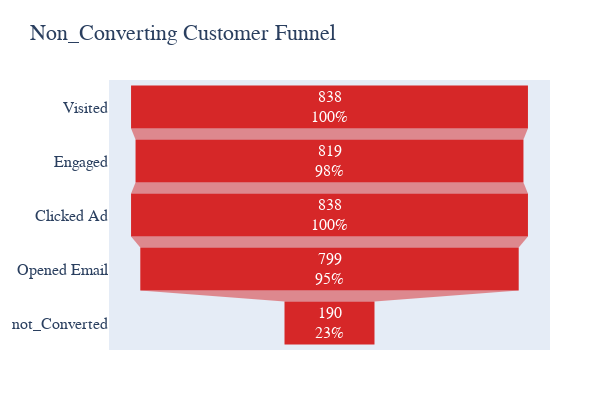

The code cell stored with this chart in its notebook:
### Code cell
# Sometimes the SQL returns columns in lowercase or underscores, so map manually:
stages = ['Visited', 'Engaged', 'Clicked Ad', 'Opened Email', 'not_Converted']
counts = [
    df3['visited'][0],
    df3['engaged_visitors'][0],
    df3['clicked_ad'][0],
    df3['opened_email'][0],
    df3['non_converted'][0]
]

fig = go.Figure(go.Funnel(y=stages, x=counts, textinfo="value+percent initial", marker=dict(color="#d62728"),
    textfont={"size": 16}  
))

fig.update_layout(title="Non_Converting Customer Funnel", width=600, height=400, font=dict(size=16, family="Arial"),
    margin=dict(t=80, l=50, r=50, b=50)
)

# Save as PNG (or use .jpeg, .pdf, etc.)
fig.write_image("Not_converted_Funnel.png", scale = 3)  
Image("Not_converted_Funnel.png")
fig.show()

### Figure 1 — Plotly figure (JSON) as saved in the notebook; plotly's stock layout.template omitted (floating-point values rounded to 4 significant figures)
{"data": [{"marker": {"color": "#d62728"}, "textfont": {"size": 16}, "textinfo": "value+percent initial", "type": "funnel", "x": [838, 819, 838, 799, 190], "y": ["Visited", "Engaged", "Clicked Ad", "Opened Email", "not_Converted"]}], "layout": {"font": {"family": "Arial", "size": 16}, "height": 400, "margin": {"b": 50, "l": 50, "r": 50, "t": 80}, "title": {"text": "Non_Converting Customer Funnel"}, "width": 600, "xaxis": {"autorange": true, "range": [-465.6, 465.6], "type": "linear"}, "yaxis": {"autorange": true, "range": [4.5, -0.5], "type": "category"}}}
